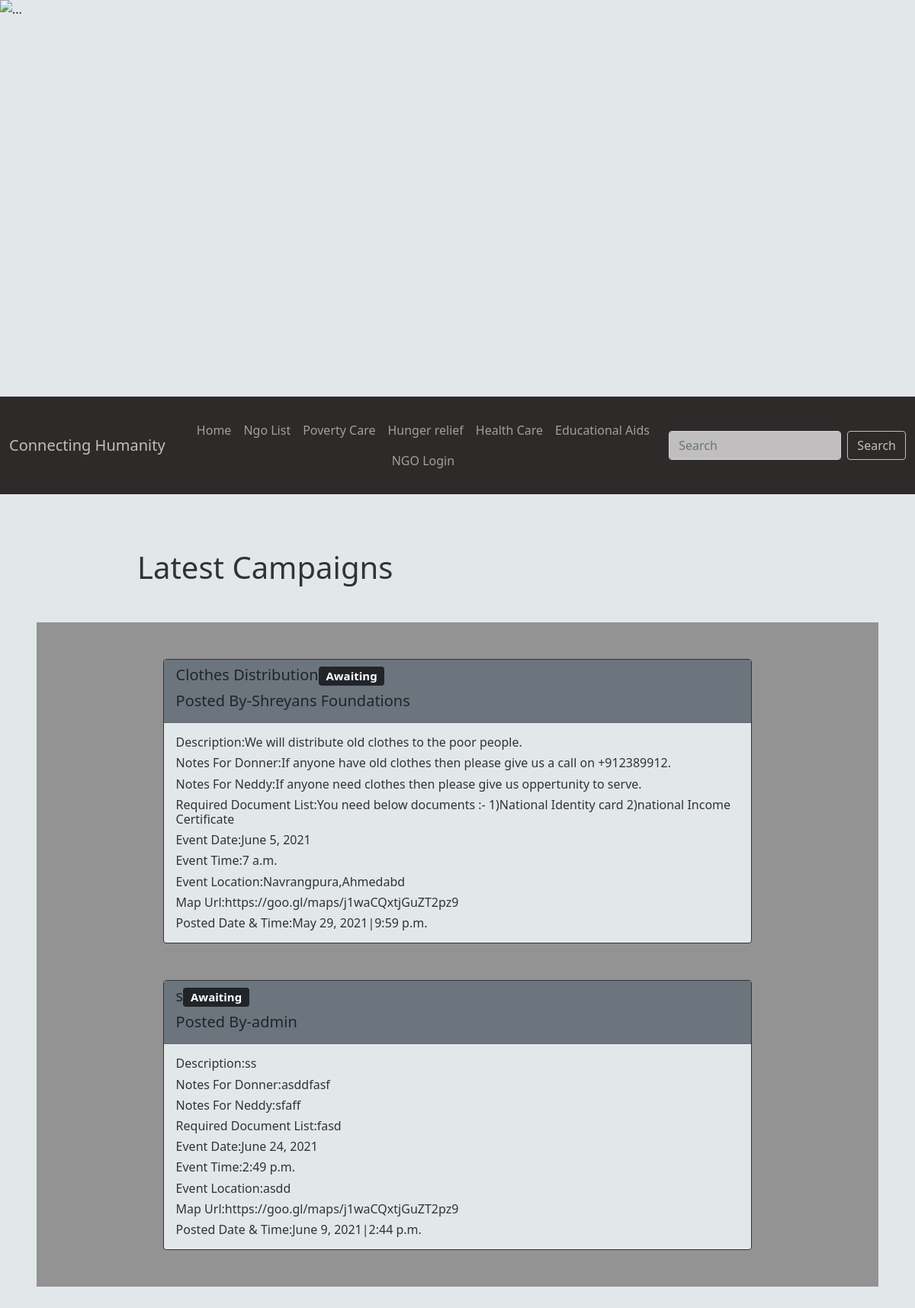
Before: / with the older database file.
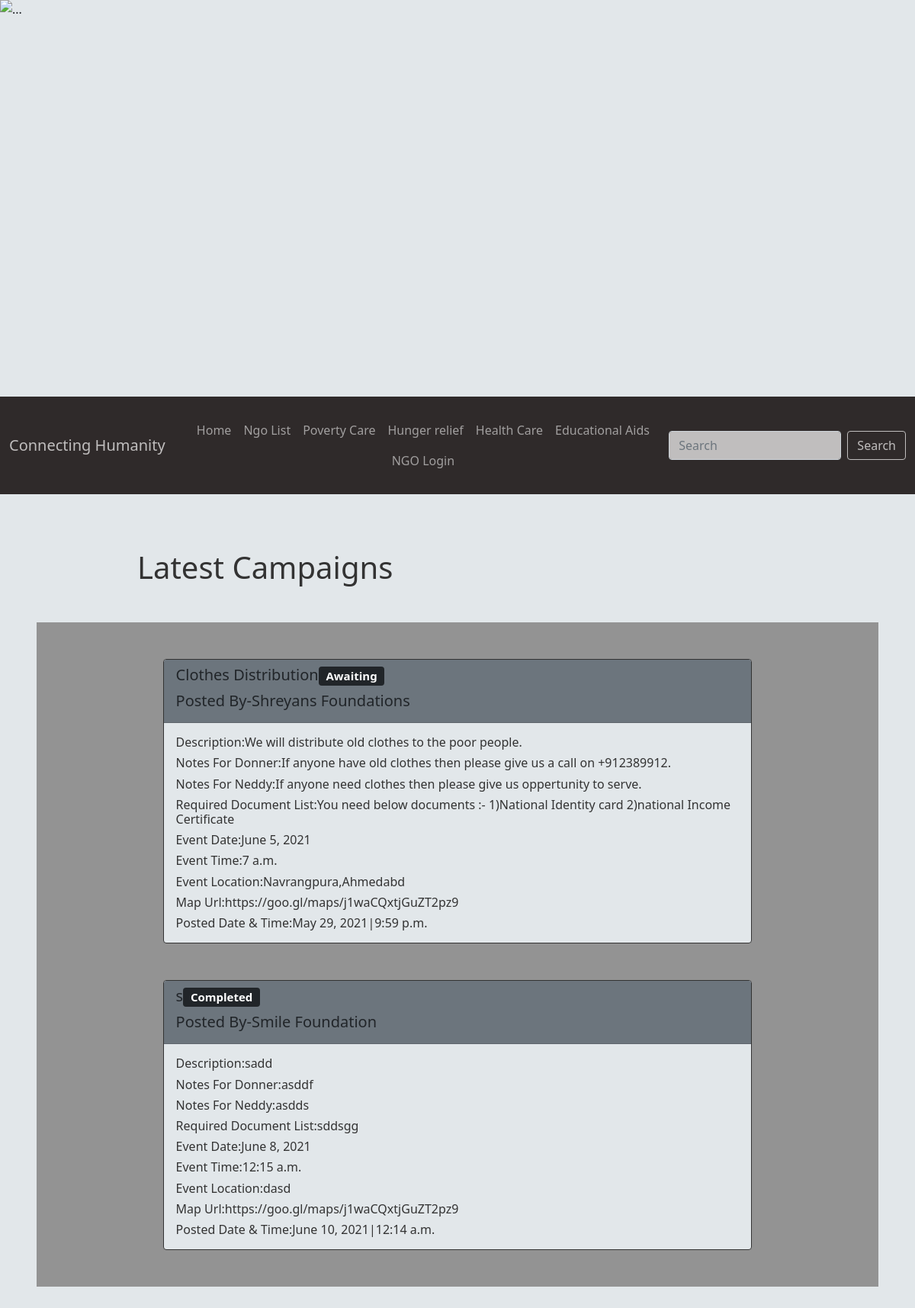
After: the same page with the newer database file.
### ngopages/models.py (models this page shows, shortened)
class NgoActivityModel(models.Model):
    title = models.CharField(max_length=50, unique=True)
    slug = models.SlugField(null=True, blank=True)
    detail = models.TextField(max_length=1000)
    date = models.DateField()
    time = models.TimeField()
    location_map_url = models.URLField()
    location = models.CharField(max_length=20)
    note_for_donner = models.TextField(max_length=1000)
    note_for_needy = models.TextField(max_length=1000)
    document_list = models.TextField(max_length=1000, null=True, blank=True)
    posted_date = models.DateField(auto_now_add=True)
    posted_time = models.TimeField(auto_now_add=True)
    complete = models.BooleanField(default=False)
    ngo = models.ForeignKey(settings.AUTH_USER_MODEL, on_delete=models.CASCADE)
    class Meta:
        ordering = ['complete']

class RegisterNgoModel(AbstractUser):
    contactno_regex = RegexValidator(regex=r'^\+?1?\d{9,15}$',
                                     message="Contact No. Format:'+999999999'. Up to 15 digits allowed.")
    category_choice = [('No Poverty', 'No Poverty'), ('No Hunger', 'No Hunger'), ('Good Health', 'Good Health'),
                       ('Quality Education', 'Quality Education')]
    ngo_id = models.BigAutoField(primary_key=True)
    ngo_name = models.CharField(max_length=100, unique=True)
    slug = models.SlugField(null=True, blank=True)
    address = models.TextField(max_length=200)
    city = models.CharField(max_length=10, default='Ahmedabad')
    state = models.CharField(max_length=10, default='Gujarat')
    contact_number = models.CharField(validators=[contactno_regex], max_length=17)
    website = models.URLField(blank=True)
    category = models.CharField(max_length=20, choices=category_choice, default='No Poverty')
    mission = models.TextField(max_length=1000)
    paypal_account = models.EmailField(blank=True)
    bank_name = models.CharField(max_length=100)
    bank_account_number = models.IntegerField(null=True)
    bank_ifsc_code = models.CharField(max_length=15)
    register_date = models.DateTimeField(auto_now_add=True)
    ngo_logo = models.ImageField(null=True,upload_to="images/")

### ngopages/views.py (the view)
# urls.py: path('', UserIndexview.as_view(), name='userindex'),
class UserIndexview(ListView):
    model = NgoActivityModel
    context_object_name = 'activities'
    template_name = 'userhome.html'
    def get_context_data(self, **kwargs):
        context = super().get_context_data(**kwargs)
        search_input = self.request.GET.get('search-area') or ''
        if search_input:
            context['activities'] = context['activities'].filter(title__startswith=search_input)
        context['search_input'] = search_input
        return context

### ngopages/templates/userhome.html
{% extends 'userbase.html' %}
{% load static%}
{% block mycss%}
<link rel="stylesheet" href="{% static '/css/userhomepage.css' %}">
{% endblock mycss%}
{% block content%}
<br><br><br>
 <div class="jumbotron" id="mainheading">
      <h1>Latest Campaigns</h1>
  </div>
<div class="d-block m-5" id="secondbody">
<div class="d-block" id="cardid">
    <br><br>
  {%for activity in activities%}
 <div class="card">
  <div class="card-header bg-secondary text-dark">
      <h5>{{activity.title}}<span class="badge bg-dark">{% if activity.complete == False %}Awaiting
            {% else %} Completed
            {% endif %}</span> </h5>
      <h5>Posted By-{{activity.ngo.ngo_name}}</h5>
  </div>
  <div class="card-body">
    <h6 class="card-text">Description:{{activity.detail}}</h6>
    <h6 class="card-text">Notes For Donner:{{activity.note_for_donner}}</h6>
    <h6 class="card-text">Notes For Neddy:{{activity.note_for_needy}}</h6>
    <h6 class="card-text">Required Document List:{{activity.document_list}}</h6>
      <h6 class="card-text">Event Date:{{activity.date}} </h6>
      <h6 class="card-text"> Event Time:{{activity.time}} </h6>
      <h6 class="card-text"> Event Location:{{activity.location}}</h6>
      <h6 class="card-text">Map Url:<a>{{activity.location_map_url}}</a></h6>
      <h6 class="card-text">Posted Date & Time:{{activity.posted_date}}|{{activity.posted_time}}</h6>
    </div>
  </div>
  <br><br>
    {% empty %}
    <h1>Sorry! No Campaigns Found</h1>
    <br><br>
    {% endfor%}
</div>
</div>
{%endblock content%}

Changed rows visible on the page:
removed NgoActivityModel: title "s", complete "Awaiting", ngo.ngo_name "admin", detail "ss", note_for_donner "asddfasf", note_for_needy "sfaff", document_list "fasd", date "June 24, 2021", time "2:49 p.m.", location "asdd", location_map_url "https://goo.gl/maps/j1waCQxtjGuZT2pz9", posted_date "June 9, 2021", posted_time "2:44 p.m."
added NgoActivityModel: title "s", complete "Completed", ngo.ngo_name "Smile Foundation", detail "sadd", note_for_donner "asddf", note_for_needy "asdds", document_list "sddsgg", date "June 8, 2021", time "12:15 a.m.", location "dasd", location_map_url "https://goo.gl/maps/j1waCQxtjGuZT2pz9", posted_date "June 10, 2021", posted_time "12:14 a.m."
